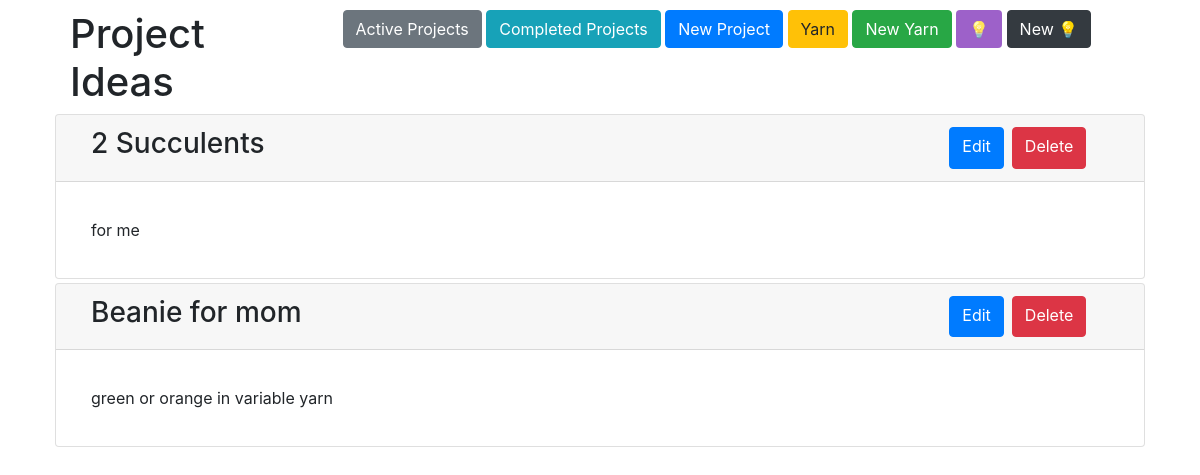
/project/ideas, run on the app's committed database.
### Inventory/models.py (models this page shows, shortened)
class ProjectIdeas(models.Model):
    title = models.CharField(max_length=200)
    description = RichTextField(blank=True, null=True)

### Inventory/views.py (the view)
# urls.py: path('project/ideas', views.projectIdeas, name="project-ideas"),
def projectIdeas(request):
    ideas = ProjectIdeas.objects.order_by('title')
    context = {'ideas':ideas}
    return render(request, 'Inventory/project_ideas.html', context)

### Inventory/templates/Inventory/project_ideas.html (shortened to what this page needs)
{% extends 'Inventory/base.html' %}
{% block content %}
<div class="container">
    <div class="row mx-auto" style="padding:10px;">
        <div class="col-sm-3">
          <h1 >Project Ideas</h1>
        </div>
     <div class="col-sm-9 mb-3">
        <a href="{% url 'home' %}" class="btn btn-secondary">Active Projects</a>
        <a href="{% url 'completed' %} " class="btn btn-info">Completed Projects</a>
        <a href="{% url 'project-create' %} " class="btn btn-primary">New Project</a>
        <a href="{% url 'yarn' %}" class="btn btn-warning ">Yarn</a>
        <a href="{% url 'yarn-create' %} " class="btn btn-success">New Yarn</a>
        <a href="{% url 'project-ideas' %}" class="btn disabled" style="background-color:#6a0dad;">&#128161;</a>
        <a href="{% url 'project-ideas-create' %}" class="btn btn-dark">New &#128161;</a>
      </div>
{% for idea in ideas %}
<div class="card col-md-12 mb-1" >
    <div class="card-header row" >
        <div class="col-md-10">
            <h3>{{idea.title}}</h3>
        </div>
        <a href="{% url 'project-ideas-update' pk=idea.id %}"  class="btn btn-primary">Edit</a>
        <a href="{% url 'project-ideas-delete' pk=idea.id %}" class="btn btn-danger ml-2">Delete</a>
    </div>
    <div class="card-body row">
        <div class="col-md-10">
      <p class="card-text">{{idea.description|safe}}</p>
      </div>
    </div>
  </div>
{% endfor %}
{% endblock %}

### data on the page
ProjectIdeas: title "2 Succulents", description "for me"
ProjectIdeas: title "Beanie for mom", description "green or orange in variable yarn"
